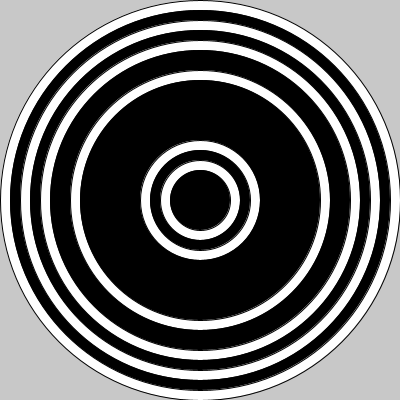
Frame 1 (no input)
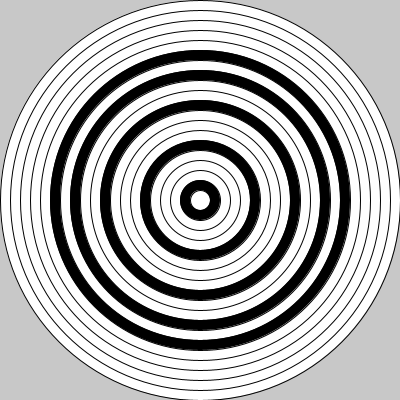
Frame 60 (the mouse pressed at the canvas centre just before this capture)
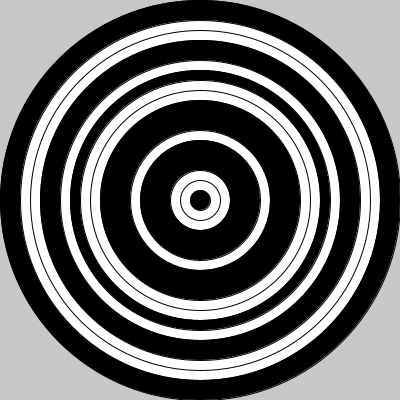
Frame 120 (the mouse held since frame 60 and released just before this capture)

The Processing sketch that drew these frames (run headless with seeded random() and noise(); from frame 60 on, the mouse is pressed at the canvas centre):

// Processing sketch: tres
// ── tres.pde
int posX = 200, posY = 200;
float r = 20, rd;

void setup() {
    size(400,400);
}

void draw() {
  
    background(200);
    //rd = dist(0,0,mouseX,mouseY)/100;
  
    for(int i = 20; i > 0; i--) {
      
      
        float f = random(255);
        if(f>=128)
            f = 255;
        else
            f = 0;
      
        if(i%2 == 0){
            fill(f);
            ellipse(posX - rd, posY, i*r, i*r);
        }else{
            fill(f);
            ellipse(posX + rd, posY, i*r, i*r);
        }
    }
}
